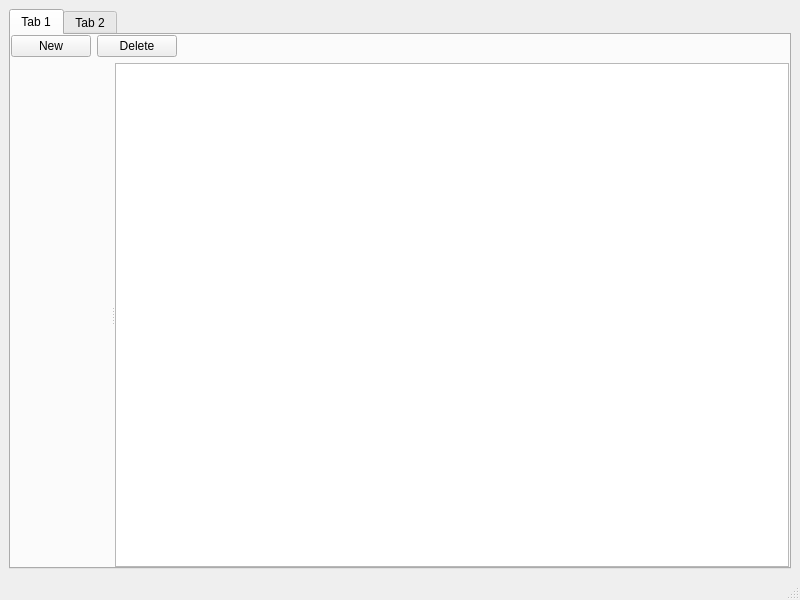
<?xml version="1.0" encoding="UTF-8"?>
<ui version="4.0">
 <class>MainWindow</class>
 <widget class="QMainWindow" name="MainWindow">
  <property name="geometry">
   <rect>
    <x>0</x>
    <y>0</y>
    <width>800</width>
    <height>600</height>
   </rect>
  </property>
  <property name="windowTitle">
   <string>Obsidian</string>
  </property>
  <widget class="QWidget" name="centralwidget">
   <layout class="QGridLayout" name="gridLayout">
    <item row="0" column="0">
     <widget class="QTabWidget" name="tabWidget">
      <property name="currentIndex">
       <number>0</number>
      </property>
      <widget class="QWidget" name="tab_1">
       <property name="enabled">
        <bool>true</bool>
       </property>
       <attribute name="title">
        <string>Tab 1</string>
       </attribute>
       <layout class="QGridLayout" name="gridLayout_2">
        <property name="leftMargin">
         <number>0</number>
        </property>
        <property name="topMargin">
         <number>0</number>
        </property>
        <property name="rightMargin">
         <number>0</number>
        </property>
        <property name="bottomMargin">
         <number>0</number>
        </property>
        <property name="spacing">
         <number>6</number>
        </property>
        <item row="0" column="0">
         <widget class="QPushButton" name="newNoteButton">
          <property name="text">
           <string>New</string>
          </property>
         </widget>
        </item>
        <item row="0" column="1">
         <widget class="QPushButton" name="removeNoteButton">
          <property name="text">
           <string>Delete</string>
          </property>
         </widget>
        </item>
        <item row="0" column="2">
         <spacer name="horizontalSpacer">
          <property name="orientation">
           <enum>Qt::Horizontal</enum>
          </property>
          <property name="sizeHint" stdset="0">
           <size>
            <width>585</width>
            <height>20</height>
           </size>
          </property>
         </spacer>
        </item>
        <item row="1" column="0" colspan="3">
         <widget class="QSplitter" name="splitter">
          <property name="orientation">
           <enum>Qt::Horizontal</enum>
          </property>
          <widget class="NotesListWidget" name="notesListWidget" native="true">
           <property name="minimumSize">
            <size>
             <width>100</width>
             <height>0</height>
            </size>
           </property>
          </widget>
          <widget class="QTextEdit" name="textEdit">
           <property name="sizePolicy">
            <sizepolicy hsizetype="Expanding" vsizetype="Expanding">
             <horstretch>1</horstretch>
             <verstretch>0</verstretch>
            </sizepolicy>
           </property>
          </widget>
         </widget>
        </item>
       </layout>
      </widget>
      <widget class="QWidget" name="tab_2">
       <attribute name="title">
        <string>Tab 2</string>
       </attribute>
       <layout class="QGridLayout" name="gridLayout_3">
        <property name="leftMargin">
         <number>0</number>
        </property>
        <property name="topMargin">
         <number>0</number>
        </property>
        <property name="rightMargin">
         <number>0</number>
        </property>
        <property name="bottomMargin">
         <number>0</number>
        </property>
        <item row="0" column="0">
         <widget class="GraphWidget" name="graphWidget" native="true"/>
        </item>
       </layout>
      </widget>
     </widget>
    </item>
   </layout>
  </widget>
  <widget class="QMenuBar" name="menubar">
   <property name="geometry">
    <rect>
     <x>0</x>
     <y>0</y>
     <width>800</width>
     <height>30</height>
    </rect>
   </property>
  </widget>
  <widget class="QStatusBar" name="statusbar"/>
 </widget>
 <customwidgets>
  <customwidget>
   <class>NotesListWidget</class>
   <extends>QWidget</extends>
   <header>noteslistwidget.h</header>
   <container>1</container>
  </customwidget>
  <customwidget>
   <class>GraphWidget</class>
   <extends>QWidget</extends>
   <header>graphwidget.h</header>
   <container>1</container>
  </customwidget>
 </customwidgets>
 <resources/>
 <connections/>
</ui>
